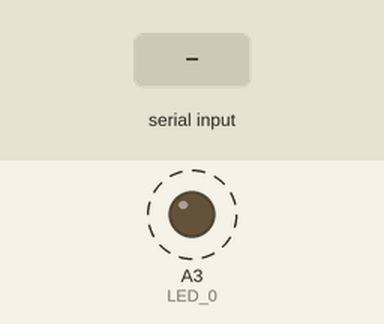
The sketch below on a simulated Arduino Uno, built with avr-gcc and run on an emulated ATmega328P. On the bench: output pins drawn as LEDs (lit = HIGH). Dashed ring = blinking. The test bench sets the inputs (shaded band). What the sketch prints to the serial monitor is not drawn.

Above: at 1.2 s.
1.3 s: "1" received over Serial
Timing chart, 0 to 10.3 s (numbered marks = the images above; inputs shaded):
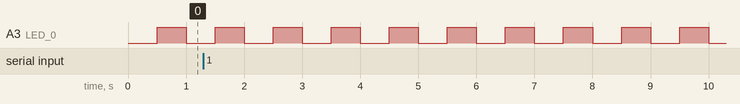

The sketch:

5-UART.ino
```cpp
/**
 *****************************************
 *            5-UART
 ****************************************
 *
 *  En este ejemplo se empleará el monitor serie del IDE para visualizar comunicación entre la PC y el Arduino
 **/

// El Arduino UNO dispone de un puerto USB tipo B con 4 pines. Con dos de esos pines recibe 5V y GND.
// Los otros dos pines se utilizan para realizar la comunicación con la PC mediante el protocolo de transmisión serie UART (Universal Asynchronous Receiver-Transmitter).
// Esta comunicación se emplea a la hora de cargar un programa en la placa, o bien se puede emplear (en tiempo de ejecución) para debugging o como una interfaz HMI del programa.

// Es importante aclarar que mientras se está empleando la comunicación Arduino-PC no se aconseja emplear los pines de comunicación:
// (si es para cargar el programa, se puede desconectar el cable USB y brindar alimentación al Arduino con el Jack de alimentación)
// Los dos pines de comunicación se denominan TX/RX (Transmisión/Recepción) y corresponde con los pines D0 y D1.
// Dichos pines están conectados al Bridge UART-USB del Arduino.
// Ambos pines disponen de LEDs soldados a la placa del Arduino por SMD. Dichos LEDs indican cuando se está realizando comunicación en uno u otro sentido.

// ¿Qué se transfiere durante la comunicación? Símbolos. Un símbolo puede ser representado con un conjunto de bits.
// Por default en la comunicación Serie se tiene un bit de inicio, 8 bits de datos y 1 bit de stop.
// A la tasa de símbolos/s se lo conoce como baudio (baud o baud rate en inglés).
// Dicha configuración de velocidad es vital para que los dos dispositivos puedan comunicarse.
// Normalmente se emplea la velocidad de 9600 baud. Velocidades muy altas pueden presentar problemas y muy bajas no resultan útiles por ser lentas.
// En el Arduino lo configuramos en el setup del código, por medio de la función Serial.begin() y entre paréntesis se coloca el baud rate.
// (Opcionalmente se pueden modificar parámetros respecto a la comunicación como cantidad de bits de datos, bit de paridad y bit de stop, pero queda fuera del alcance de esta guía).

////////////////////////////////////////////////////////////////////////////////////////////////////////////////////////////////////

// Variables globales:

int LED_0 = A3; // LED para confirmar que el programa está corriendo

const int Byte = '*'; // Caracter a mostrar en el monitor serie

const int Delay_ms = 500; // Tiempo de espera en ms

///////////////////////////////////////////////////////////////////////////////////////////////////////////////////////////////////////

// Inicialización:

void setup() {
  pinMode(LED_0, OUTPUT);
  digitalWrite(LED_0, HIGH);

  Serial.begin(9600); // Inicialización de puerto Serie
}

/////////////////////////////////////////////////////////////////////////////////////////////////////////////////////////////////////

// Bucle infinito:

void loop() {

  if (Serial.available()) {    // mientras el puerto serie este funcionando, manda el caracter fijado en la constante "Byte"
    Serial.write(Byte);
  }

  digitalWrite(LED_0, !digitalRead(LED_0));   // Setea el estado del led en lo contrario a lo que estaba
  delay(Delay_ms);

}

// Actividades:

// 1 - Cargar el programa y abrir el monitor serie. Visualizar la salida en el monitor y ver los leds TX/RX.
// (En la PC debemos abrir en el menú del IDE > Herramientas > Monitor Serie y en el combo box marcar la velocidad correspondiente, luego presionar ENTER)
// 2 - Modificar el estado del pin 0 o 1 en el código (con un digitalWrite(1,HIGH) por ejemplo) y comprobar que sucede con la comunicación
// 3 - Probar configurar una velocidad diferente en la PC o en el Arduino y ver que se visualiza en el monitor serie

// Preguntas:

// a - ¿Qué LED se enciende en la placa del Arduino al visualizar el monitor serie? ¿TX ó RX? ¿Por qué?
// b - Para una velocidad de 9600baud, 8 bits de datos, 1 bit de start y 1 bit de stop (sin bits de paridad) ¿Cuál es la velocidad en bit/s?
```

Measured:
- by itself, A3 (LED_0): alternates HIGH for 0.50 s and LOW for 0.50 s
